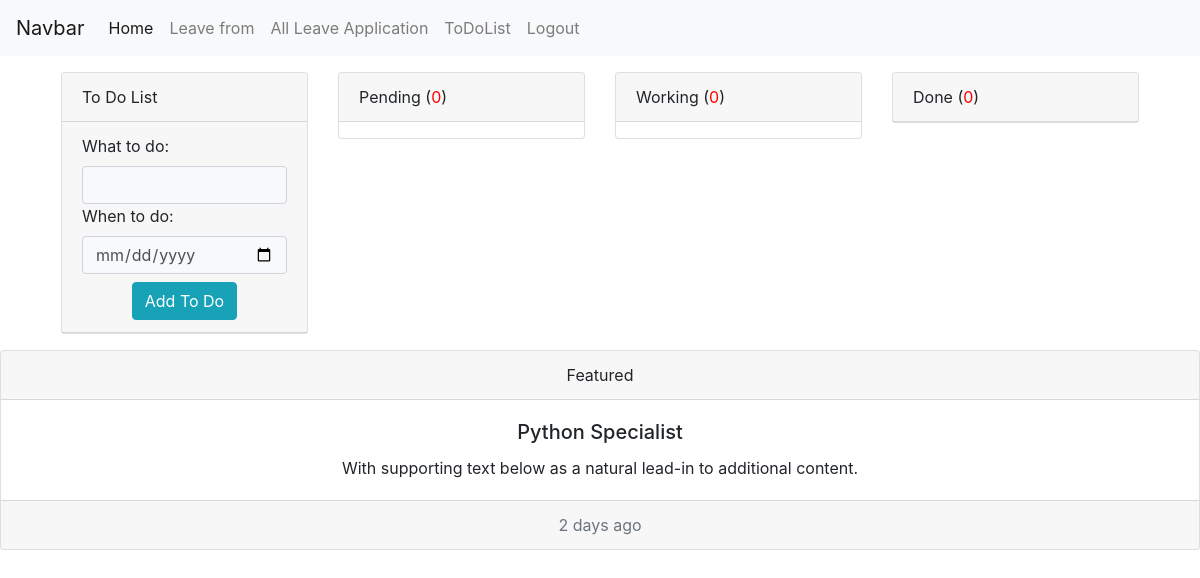
Page /todolist (signed in) on the earlier database version.
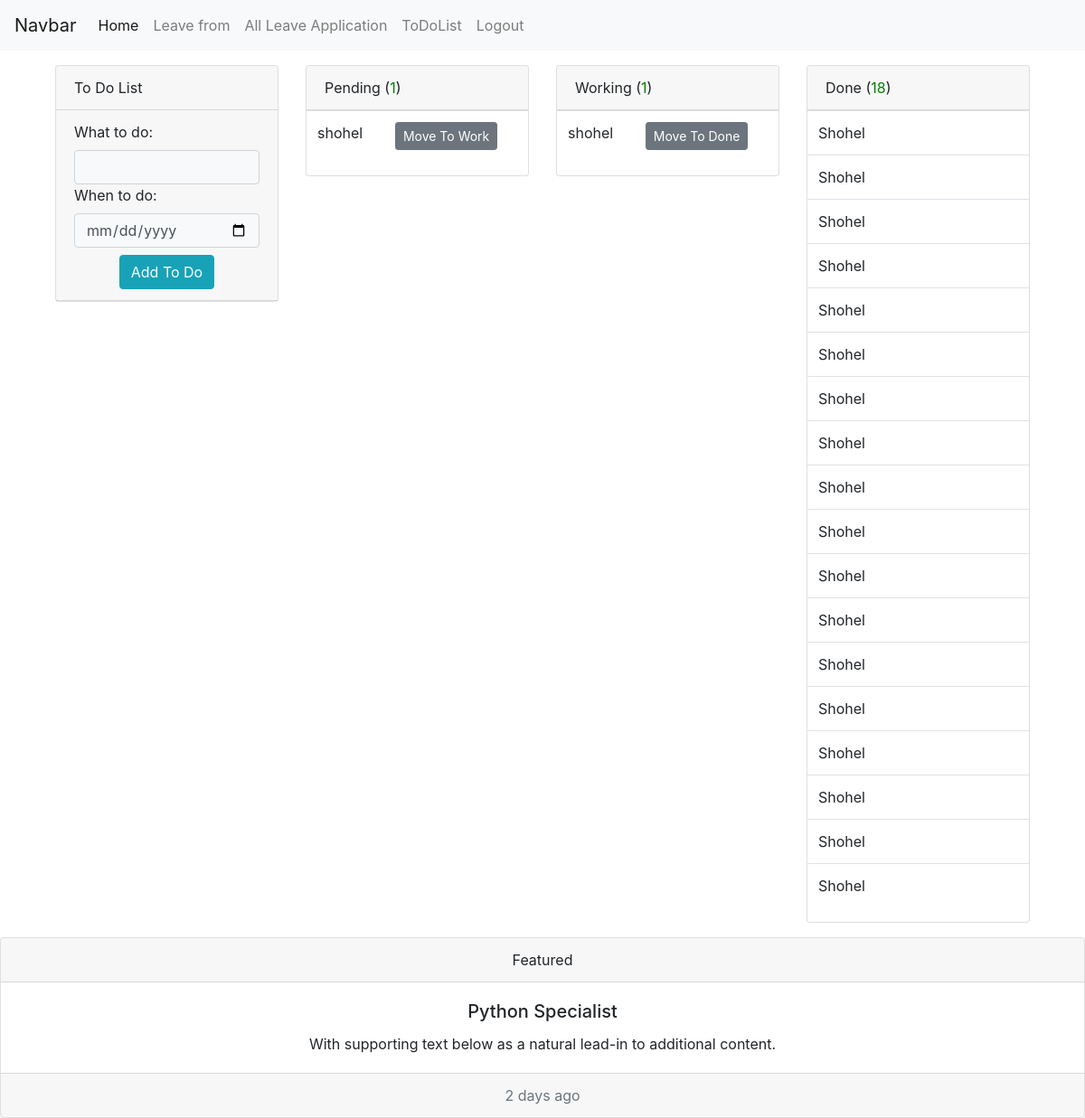
Same page on the later database version.
### emsapp/models.py (models this page shows)
class ToDoList(models.Model):
    user=models.ForeignKey(User, on_delete=models.CASCADE)
    what_to_do=models.TextField(blank=True, null=True)
    when_to_do=models.DateField(blank=True, null=True)
    pending_status=models.BooleanField(default=True)
    working_status=models.BooleanField(default=False)
    done_status=models.BooleanField(default=False)
    def __str__(self):
        return str(self.user)

### emsapp/views.py (the view)
# urls.py: path('todolist', to_do_list, name='todolist'),
def to_do_list(request):
    my_todo_list_pending=ToDoList.objects.filter(user=request.user,pending_status=True)
    working_todo_list=ToDoList.objects.filter(user=request.user,working_status=True)
    done_todo_list=ToDoList.objects.filter(user=request.user,done_status=True)
    my_todo_list_pending_count=my_todo_list_pending.count()
    working_todo_list_count=working_todo_list.count()
    done_todo_list_count=done_todo_list.count()
    form=TodolistForm()
    context={'my_todo_list_pending':my_todo_list_pending,'my_todo_list_pending_count':my_todo_list_pending_count,
             'working_todo_list':working_todo_list,'working_todo_list_count':working_todo_list_count,
             'done_todo_list':done_todo_list,'done_todo_list_count':done_todo_list_count,
             'form':form
    }
    return render(request, 'todolist.html',context)

### emsapp/forms.py
class TodolistForm(forms.ModelForm):
    class Meta:
        model = ToDoList
        fields = '__all__'
        exclude=('user','pending_status','working_status','done_status',)
        widgets = {
            'when_to_do':forms.DateInput(attrs={'type':'date', 'class':'form-control datepicker bg-light'}),
            'what_to_do':forms.TextInput(attrs={'class':'form-control bg-light'}),
        }

### templates/todolist.html (shortened to what this page needs)
{% extends 'base.html' %}
{% block content %}
<!DOCTYPE html>
<html lang="en">
<head>
</head>
<body>
<div class="container">
    <div class="row p-3">
        <div class="col-3">
            <div class="card" >
                <div class="card-header">
                To Do List </span>
                </div>
                {% if form %}
                <div class="card-header ">
                    <form action="{% url 'add_todo_list' %}" method="POST" >
                        <div>
                            {{ form }}
                        </div>
                        <div class="d-flex justify-content-center" style="margin-top: 8px;">
                            <button type="submit" class="btn btn-info">Add To Do</button>
                        </div>
                    </form>
                   </div>
                   {% endif %}
                </div>
            </div>
            <div class="col-3">
                <div class="card">
                    {% if my_todo_list_pending_count > 0 %}
                    <div class="card-header">
                    Pending (<span style="color: green;">{{ my_todo_list_pending_count }}</span>)
                    </div>
                    {% else %}
                    <div class="card-header">
                        Pending (<span style="color: red;">{{ my_todo_list_pending_count }}</span>)
                    </div>
                    {% endif %}
                <table class="table">
                    <tbody>
                        {% for my_todo_list_pending in my_todo_list_pending %}
                    <tr>
                        <td>{{ my_todo_list_pending }}</td>
                        <td><a href="{% url 'to_do_list_move' my_todo_list_pending.id 'working' %}"><button class="btn btn-secondary btn-sm">Move To Work  </button></a></td>
                    </tr>
                        {% endfor %}
                    </tbody>
                </table>
                </div>
            </div>
        <div class="col-3">
            <div class="card">
                {% if working_todo_list_count > 0 %}
                <div class="card-header">
                Working (<span style="color: green;">{{ working_todo_list_count }}</span>)
                </div>
                {% else %}
                <div class="card-header">
                    Working (<span style="color: red;">{{ working_todo_list_count }}</span>)
                </div>
                {% endif %}
            <table class="table">
                <tbody>
                    {% for working_todo_list in working_todo_list %}
                <tr>
                    <td>{{ working_todo_list }}</td>
                    <td><a href="{% url 'to_do_list_move' working_todo_list.id 'done' %}"><button class="btn btn-secondary btn-sm">Move To Done</button></a></td>
                </tr>
                    {% endfor %}
                </tbody>
            </table>
            </div>
        </div>
            <div class="col-3">
                <div class="card">
                {% if done_todo_list_count > 0 %}
                <div class="card-header">
                Done (<span style="color: green;">{{ done_todo_list_count }}</span>)
                </div>
                {% else %}
                <div class="card-header">
                    Done (<span style="color: red;">{{ done_todo_list_count }}</span>)
                </div>
                {% endif %}
                {% if done_todo_list %}
            <table class="table">
                <tbody>
                    {% for done_todo_list in done_todo_list %}
                <tr>
                    <td>{{ done_todo_list|title }}</td>
                </tr>
                    {% endfor %}
                </tbody>
            </table>
            {% endif %}
                </div>
            </div>
    </div>
</div>
</body>
</html>
{% endblock content %}

### templates/base.html (shortened to what this page needs)
<!DOCTYPE html>
<html>
<head>
    <link rel="stylesheet" href="/static/style.css">
    <link rel="stylesheet" href="https://cdn.jsdelivr.net/npm/bootstrap@4.5.3/dist/css/bootstrap.min.css">
</head>
<body>
    <nav class="navbar navbar-expand-lg navbar-light bg-light">
        <a class="navbar-brand" href="#">Navbar</a>
        <div class="collapse navbar-collapse" id="navbarNav">
          <ul class="navbar-nav">
            <li class="nav-item active">
              <a class="nav-link" href="#">Home <span class="sr-only">(current)</span></a>
            </li>
            <li class="nav-item">
              <a class="nav-link" href="{% url 'add_leave_from' %}">Leave from</a>
            </li>
            <li class="nav-item">
              <a class="nav-link" href="{% url 'all_application' %}">All Leave Application</a>
            </li>
            <li class="nav-item">
              <a class="nav-link" href="{% url 'todolist' %}" >ToDoList</a>
            </li>
            <li class="nav-item">
              <a class="nav-link" href="{% url 'user_logout' %}" >Logout</a>
            </li>
          </ul>
        </div>
      </nav>
{% block content %}
{% endblock %}
<div class="card text-center">
  <div class="card-header">
    Featured
  </div>
  <div class="card-body">
    <h5 class="card-title">Python Specialist</h5>
    <p class="card-text">With supporting text below as a natural lead-in to additional content.</p>
  </div>
  <div class="card-footer text-muted">
    2 days ago
  </div>
</div>
</body>
</html>

Differences in the rows shown:
added ToDoList: user.username "shohel"
added ToDoList: user.username "shohel"
added ToDoList: user.username "Shohel"
added ToDoList: user.username "Shohel"
added ToDoList: user.username "Shohel"
added ToDoList: user.username "Shohel"
added ToDoList: user.username "Shohel"
added ToDoList: user.username "Shohel"
added ToDoList: user.username "Shohel"
added ToDoList: user.username "Shohel"
added ToDoList: user.username "Shohel"
added ToDoList: user.username "Shohel"
added ToDoList: user.username "Shohel"
added ToDoList: user.username "Shohel"
added ToDoList: user.username "Shohel"
added ToDoList: user.username "Shohel"
added ToDoList: user.username "Shohel"
added ToDoList: user.username "Shohel"
added ToDoList: user.username "Shohel"
added ToDoList: user.username "Shohel"
Other differences:
{{ my_todo_list_pending_count }}: (not shown) → "1"
{{ working_todo_list_count }}: (not shown) → "1"
{{ done_todo_list_count }}: (not shown) → "18"
{{ my_todo_list_pending_count }}: "0" → (not shown)
{{ working_todo_list_count }}: "0" → (not shown)
{{ done_todo_list_count }}: "0" → (not shown)
